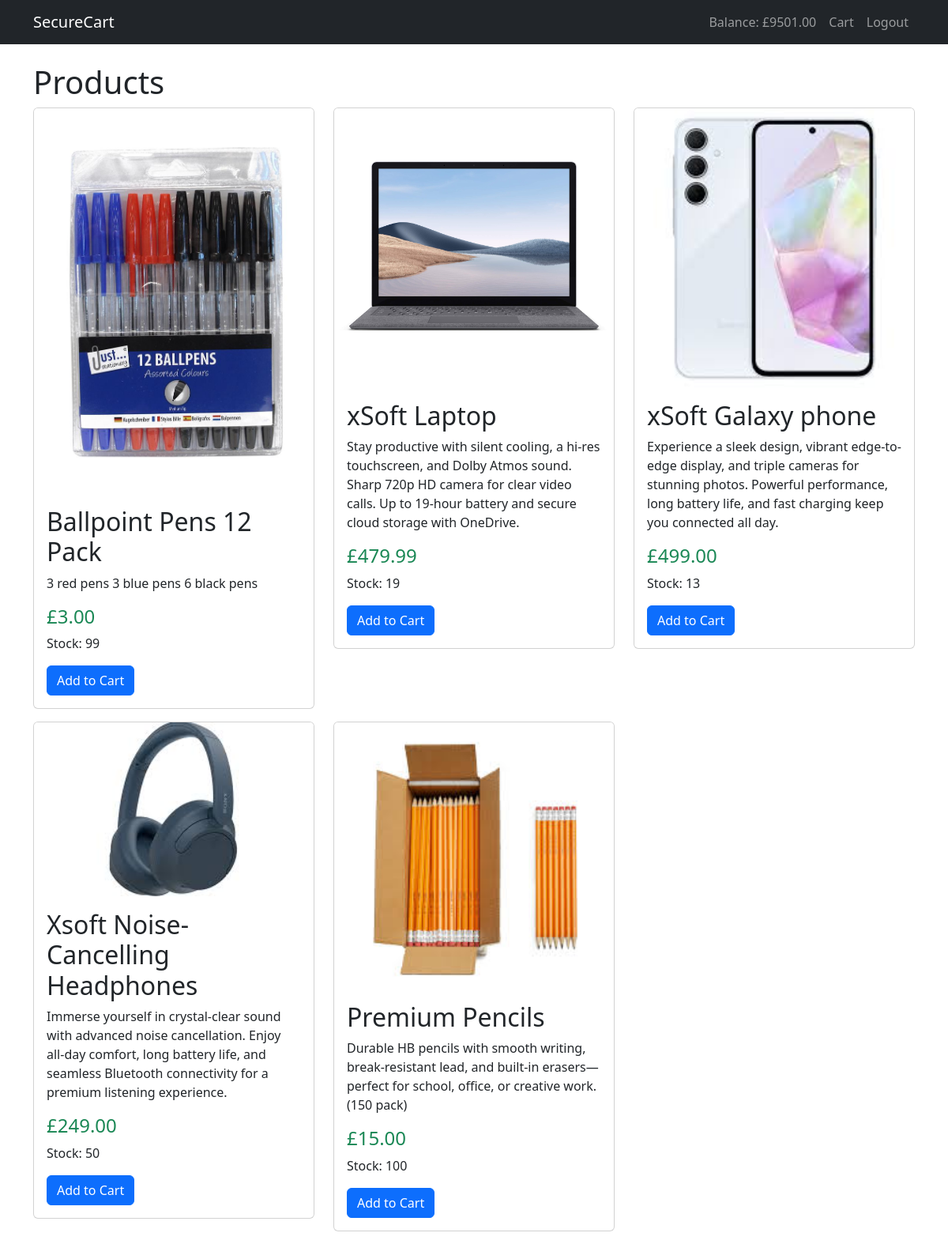
The page / (signed in) on the database its author committed.
### shop/models.py (models this page shows, shortened)
class Userbalance(AbstractUser):
    balance = models.DecimalField(max_digits=10, decimal_places=2, default=0.00)
    groups = models.ManyToManyField(
        "auth.Group",
        related_name="userbalance_set",  #Fix clashes with Django default configurations
        blank=True
    )
    user_permissions = models.ManyToManyField(
        "auth.Permission",
        related_name="userbalance_set",  # Fix clashes with Django's default permissions system
        blank=True
    )

class Product(models.Model):
    name = models.CharField(max_length=255)
    description = models.TextField()
    price = models.DecimalField(max_digits=10, decimal_places=2, verbose_name="Price (£)")
    stock = models.IntegerField()
    image = models.ImageField(upload_to='products/', blank=True, null=True)

### shop/views.py (the view)
# urls.py: path('', views.product_list, name='product_list'), #products on homepage
def product_list(request):
    products = Product.objects.all() #Ensure this fetches all products
    return render(request, 'shop/product_list.html', {'products': products})

### shop/templates/shop/product_list.html
{% extends 'shop/base.html' %}
{% block content %}
<h1>Products</h1>
<div class="row">
    {% for product in products %}
        <div class="col-md-4">
            <div class="card mb-3">
                {% if product.image %}
                    <img src="{{ product.image.url }}" class="card-img-top" alt="{{ product.name }}">
                {% endif %}
                <div class="card-body">
                    <h2 class="card-title">{{ product.name }}</h2>
                    <p class="card-text">{{ product.description }}</p>
                    <h4 class="text-success">£{{ product.price }}</h4>
                    <p>Stock: {{ product.stock }}</p>
                    {% if user.is_authenticated %}
                        <a href="{% url 'add_to_cart' product.id %}" class="btn btn-primary">Add to Cart</a>
                    {% else %}
                        <p class="text-danger">You must <a href="{% url 'login' %}">log in</a> to add items to the cart.</p>
                    {% endif %}
                </div>
            </div>
        </div>
    {% empty %}
        <p>No products available.</p>
    {% endfor %}
</div>
{% endblock %}

### shop/templates/shop/base.html (shortened to what this page needs)
<!DOCTYPE html>
<html lang="en">
<head>
    <link rel="stylesheet" href="https://cdn.jsdelivr.net/npm/bootstrap@5.3.0/dist/css/bootstrap.min.css">
</head>
<body>
    <nav class="navbar navbar-expand-lg navbar-dark bg-dark">
        <div class="container">
            <a class="navbar-brand" href="{% url 'product_list' %}">SecureCart</a>
            <div class="collapse navbar-collapse">
                <ul class="navbar-nav ms-auto">
                    {% if user.is_authenticated %}
                        <li class="nav-item">
                            <span class="nav-link">Balance: £{{ user.balance }}</span>
                        </li>
                        <li class="nav-item"><a class="nav-link" href="{% url 'cart' %}">Cart</a></li>
                        <li class="nav-item">
                            <form method="post" action="{% url 'logout' %}">
                                <button type="submit" class="btn btn-link nav-link" style="border: none; background: none; cursor: pointer;">
                                    Logout
                                </button>
                            </form>
                        </li>
                    {% else %}
                        <li class="nav-item"><a class="nav-link" href="{% url 'login' %}">Login</a></li>
                        <li class="nav-item"><a class="nav-link" href="{% url 'signup' %}">Sign Up</a></li>
                    {% endif %}
                </ul>
            </div>
        </div>
    </nav>
    <div class="container mt-4">
        {% block content %}{% endblock %}
    </div>
</body>
</html>

### rows shown on the page
Userbalance: balance "9501.00"
Product: image (picture), name "Ballpoint Pens 12 Pack", description "3 red pens 3 blue pens 6 black pens", price "3.00", stock "99"
Product: image (picture), name "xSoft Laptop", description "Stay productive with silent cooling, a hi-res touchscreen, and Dolby Atmos sound. Sharp 720p HD camera for clear video calls. Up to 19-hour battery and secure cloud storage with OneDrive.", price "479.99", stock "19"
Product: image (picture), name "xSoft Galaxy phone", description "Experience a sleek design, vibrant edge-to-edge display, and triple cameras for stunning photos. Powerful performance, long battery life, and fast charging keep you connected all day.", price "499.00", stock "13"
Product: image (picture), name "Xsoft Noise-Cancelling Headphones", description "Immerse yourself in crystal-clear sound with advanced noise cancellation. Enjoy all-day comfort, long battery life, and seamless Bluetooth connectivity for a premium listening experience.", price "249.00", stock "50"
Product: image (picture), name "Premium Pencils", description "Durable HB pencils with smooth writing, break-resistant lead, and built-in erasers—perfect for school, office, or creative work. (150 pack)", price "15.00", stock "100"
